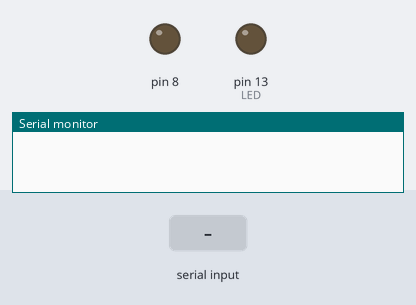
A sketch run on a simulated Arduino Mega 2560, built with avr-gcc and run on an emulated ATmega2560. On the bench: output pins drawn as LEDs (lit = HIGH), the last lines printed to the serial monitor. The test bench sets the inputs (shaded band).

Above: at 1.2 s.
1.3 s: "1" received over the second serial link
At 1.45 s:
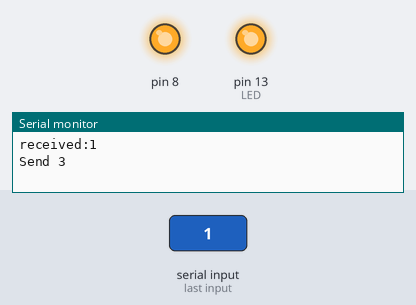
At 1.8 s:
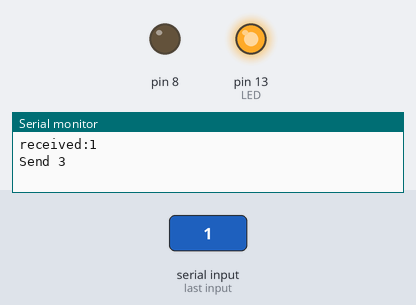
3.0 s: "2" received over the second serial link
At 3.15 s:
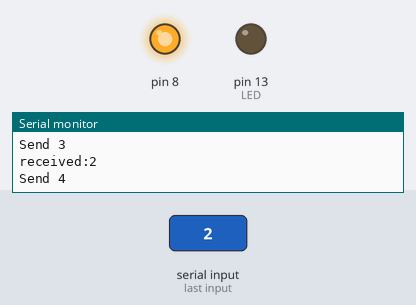
Timing chart, 0 to 6.0 s (numbered marks = the images above; inputs shaded):
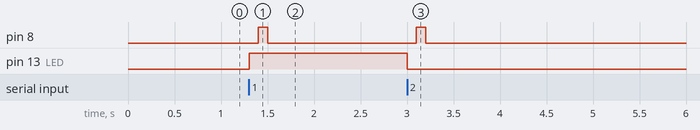

Measured:
- after the input at 1.3 s, pin 8: LOW → HIGH after 0.10 s, → LOW 0.10 s later; pin 13 (LED): LOW → HIGH at once
- after the input at 3.0 s, pin 8: LOW → HIGH after 0.10 s, → LOW 0.10 s later; pin 13 (LED): HIGH → LOW at once

The sketch:

ex06_B.ino
```cpp
void setup() {

  Serial1.begin(9600);  // 使用TX1, RX1
  Serial.begin(9600);

  pinMode(13, OUTPUT);  // LED
  pinMode(8, OUTPUT);  // RS-485的DE, RE
}

void loop() {
  char getdata;

  digitalWrite(8,LOW);  //DE=RE=0, 接收模式

  if(Serial1.available()){
    getdata=Serial1.read();
    Serial.print("received:");
    Serial.println(getdata);

    if(getdata=='1'){
      digitalWrite(13,HIGH);  //Led ON
      delay(100);
      digitalWrite(8,HIGH);  // DE=RE=1, 傳送模式
      Serial1.print('3');
      Serial.println("Send 3");
      delay(100);
      digitalWrite(8,LOW);  // DE=RE=0, 接收模式
    }

    if (getdata=='2') {
      digitalWrite(13,LOW);  //Led OFF

      delay(100);
      digitalWrite(8,HIGH);  //DE=RE=1, 傳送模式
      Serial1.print('4');
      Serial.println("Send 4");
      delay(100);
      digitalWrite(8,LOW);  // DE=RE=0, 接收模式
    }
  }
}
```
